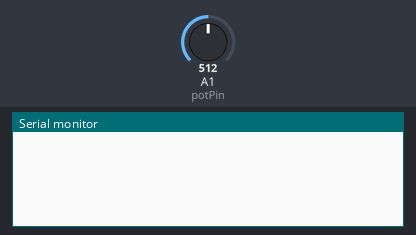
Simulated run of this sketch. Board: Arduino Uno, built with avr-gcc and run on an emulated ATmega328P. Parts: the last lines printed to the serial monitor. The inputs (shaded band) are chosen by the test bench; at power-on: A1 (potPin) = 512.

Above: at 1.2 s.
1.3 s: A1 (potPin) set to 306
At 2.3 s:
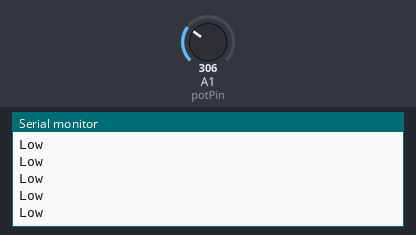
3.2 s: A1 (potPin) set to 122
At 3.9 s:
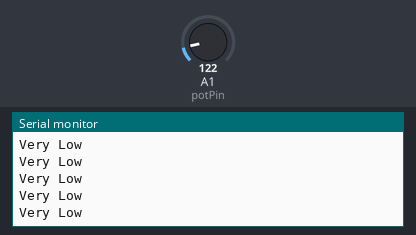
5.1 s: A1 (potPin) set to 900
At 6.2 s:
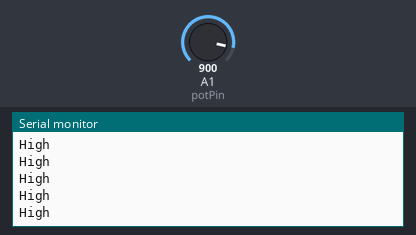
7.0 s: A1 (potPin) set to 1023
At 8.1 s:
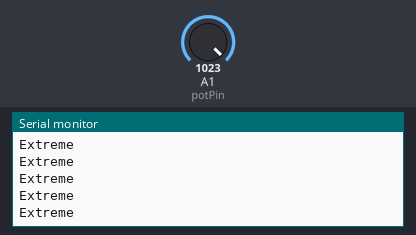
8.9 s: A1 (potPin) set to 0
At 9.5 s:
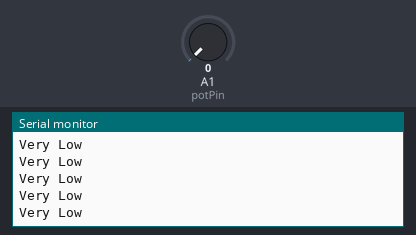

Measured:
- after the input at 1.3 s, the serial monitor: prints a new line at once (image 1)
- after the input at 3.2 s, the serial monitor: prints a new line after 0.07 s (image 2)
- after the input at 5.1 s, the serial monitor: prints a new line after 0.07 s (image 3)
- after the input at 7.0 s, the serial monitor: prints a new line after 0.07 s (image 4)
- after the input at 8.9 s, the serial monitor: prints a new line after 0.07 s (image 5)

The sketch:

Switch_Case_Statements.ino
```cpp
//21921
int const potPin = 1;
int const lastPotValue = 2;
void setup() {
  // put your setup code here, to run once:
pinMode(potPin, INPUT);
Serial.begin(9600);
}
//HAN COMMENT I strongly suggest you use the auto format ctrl+T command to indent your code nicer
void loop() {
  // put your main code here, to run repeatedly:
int potValue = analogRead(potPin) / 255;

if(potValue != lastPotValue)
{

switch(potValue)
{
  case 0:
  //do something
  Serial.println("Very Low");
  break;

  case 1:
  //Set at Low
  Serial.println("Low");
  break;

  case 2:
  Serial.println("Moderate");
  break;

  case 3:
  //Set at Low
  Serial.println("High");
  break;

  case 4:
  //Set at Low
  Serial.println("Extreme");
  break;

  case 5:
  //Set at Low
  Serial.println("Error");
  break;

}
}
}
```
